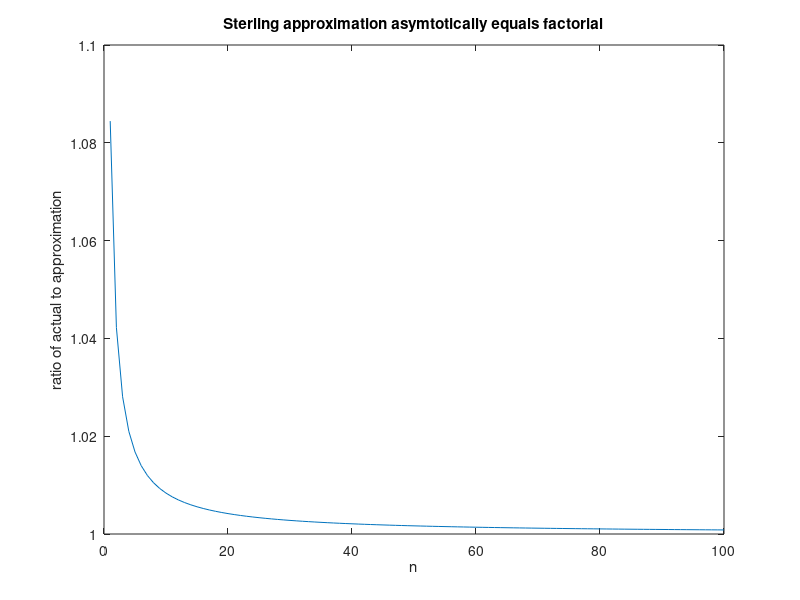

Write the MATLAB code that produced this figure.
% The code checks if Sterling's approximation asymptotically tends to the
% factorial or not. The definition states that if the ratio of 
% factorial to sterlings approximation tends to 1 as n tends to infinity
% then it is a good estimate for the factorial. We verify this by plotting
% for first 100 factorials.

clear;
close all;


ite=100;

% used as a measure of how good the approximation is 
ratio= zeros(ite,1);

% check for first 100 numbers
for i=1:ite
  
    % ratio of actual answer to Sterling's approximation
  ratio(i)= factorial(i)/ ( (i^i/exp(i) )*sqrt(2*pi*i) ) ;
end


plot(1:ite,ratio)
xlabel('n');
ylabel('ratio of actual to approximation');
title('Sterling approximation asymtotically equals factorial');